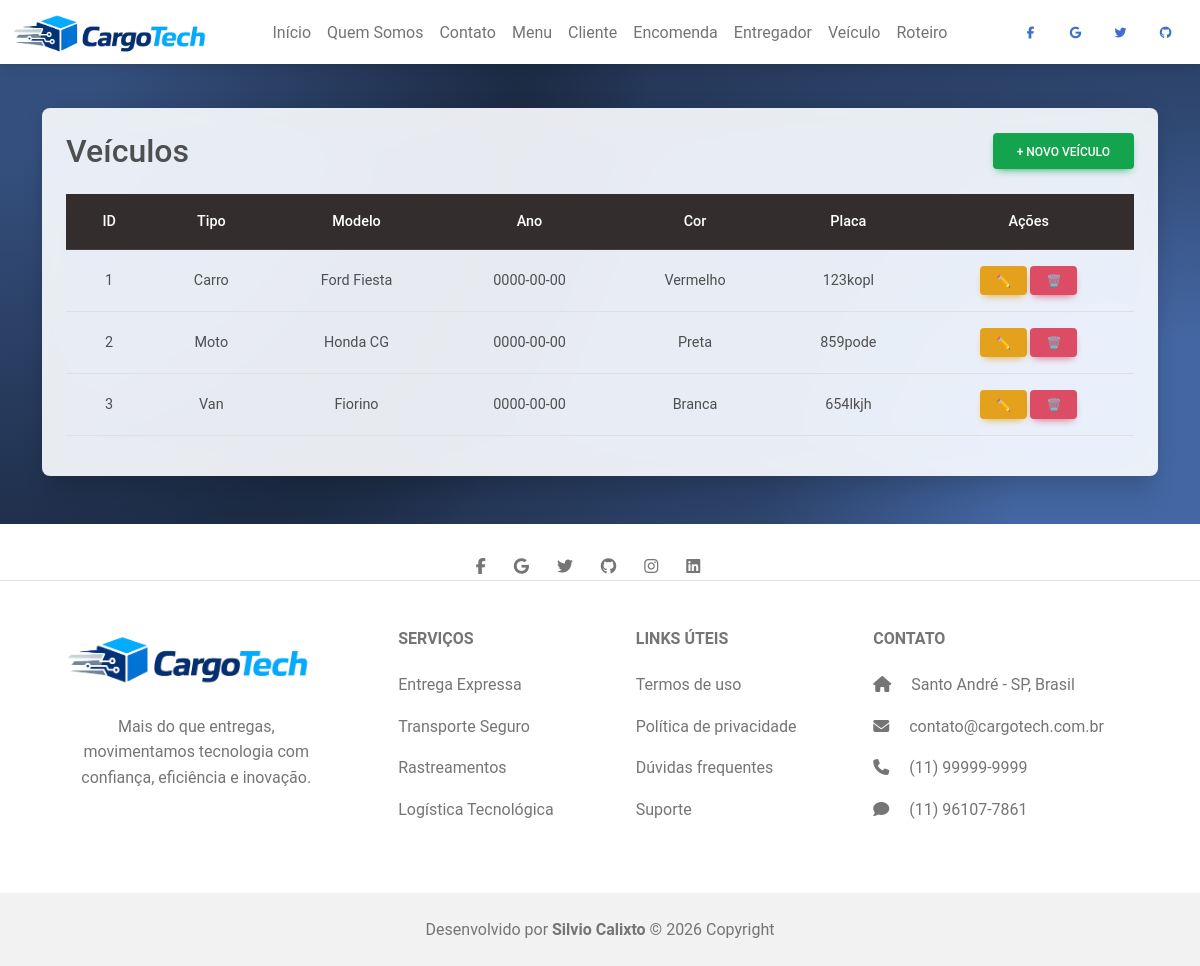
Before: /telas/veiculo/listar.php with the older database file.
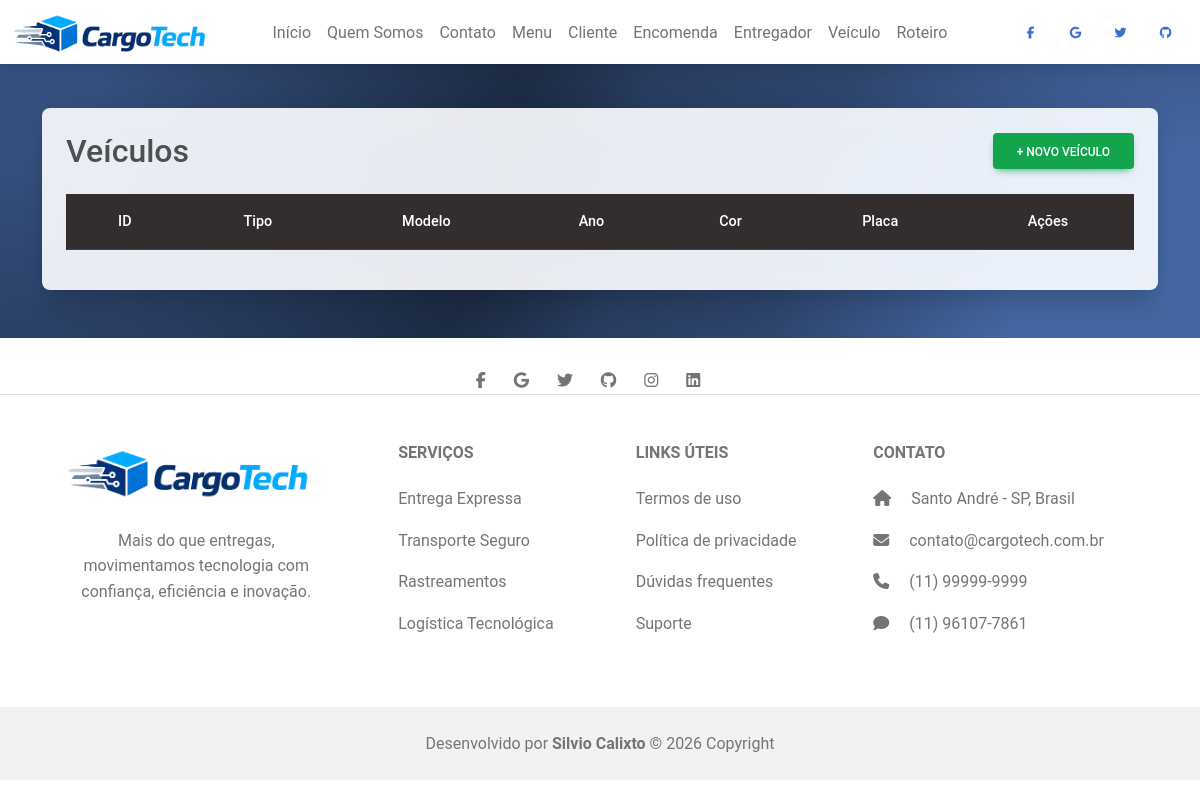
After: the same page with the newer database file.
### tables this page shows
create table veiculo (
	codigo int not null primary key auto_increment,
    tipo varchar(20),
    modelo varchar(20),
    ano date,
    cor varchar(45),
    placa varchar(20)
);

### DAO/conexao.php (called while the page is built, shortened)
<?php
  class Conexao {
    function conectar() {
      try {
        $conn = mysqli_connect('localhost',
                               'root',
                               '',
                               'entregas');
      if($conn) {
        return $conn;
      }
      }
      catch(Exception $erro)
      {
        return "Algo deu errado!<br><br> $erro";
      }
    }
  }
?>

### DAO/VeiculoDAO.php (called while the page is built, shortened)
<?php
require_once(__DIR__ . '/conexao.php');
class VeiculoDAO {
    private $conn;
    public function __construct() {
        $conexao = new Conexao();
        $this->conn = $conexao->conectar();
    }
    public function listar() {
        $sql = "SELECT * FROM veiculo";
        return mysqli_query($this->conn, $sql);
    }
}

### telas/veiculo/listar.php (the view, shortened to what the changed rows need)
<?php
require_once('../../DAO/VeiculoDAO.php');
$dao = new VeiculoDAO();
$result = $dao->listar();
?>
<!doctype html>
<html lang="pt-br">
  <head>
    <link rel="stylesheet" href="../../css/style.css">
    <link rel="stylesheet" href="https://cdnjs.cloudflare.com/ajax/libs/font-awesome/6.7.2/css/all.min.css">
    <link href="https://cdnjs.cloudflare.com/ajax/libs/mdb-ui-kit/6.4.0/mdb.min.css" rel="stylesheet"/>
    </head>
  <body>
<section class="background-radial-gradient py-5 form" style="margin-top: 60px;">
<div class="container">
  <div class="card bg-glass shadow-5-strong p-4">
    <div class="d-flex justify-content-between align-items-center mb-4">
      <h2 class="mb-0">Veículos</h2>
    </div>
    <div class="table-responsive">
      <table class="table table-hover align-middle text-center">
        <thead class="table-dark">
          <tr>
            <th>ID</th>
            <th>Tipo</th>
            <th>Modelo</th>
            <th>Ano</th>
            <th>Cor</th>
            <th>Placa</th>
            <th>Ações</th>
        </thead>
        <tbody>
          <?php while($v = mysqli_fetch_assoc($result)){ ?>
          <tr>
            <td><?= $v['codigo'] ?></td>
            <td><?= $v['tipo'] ?></td>
            <td><?= $v['modelo'] ?></td>
            <td><?= $v['ano'] ?></td>
            <td><?= $v['cor'] ?></td>
            <td><?= $v['placa'] ?></td>
            <td>
              <a href="editar.php?id=<?= $v['codigo'] ?>" class="btn btn-warning btn-sm">
                ✏️
              </a>
              <a href="?acao=excluir&id=<?= $v['codigo'] ?>"
                 class="btn btn-danger btn-sm"
                 onclick="return confirm('Tem certeza que deseja excluir?')">
                🗑️
              </a>
            </td>
          </tr>
          <?php } ?>
        </tbody>
      </table>
    </div>
  </div>
</div>
</section>
  </body>
</html>

Changed rows visible on the page:
removed veiculo: codigo "1", tipo "Carro", modelo "Ford Fiesta", ano "0000-00-00", cor "Vermelho", placa "123kopl"
removed veiculo: codigo "2", tipo "Moto", modelo "Honda CG", ano "0000-00-00", cor "Preta", placa "859pode"
removed veiculo: codigo "3", tipo "Van", modelo "Fiorino", ano "0000-00-00", cor "Branca", placa "654lkjh"
